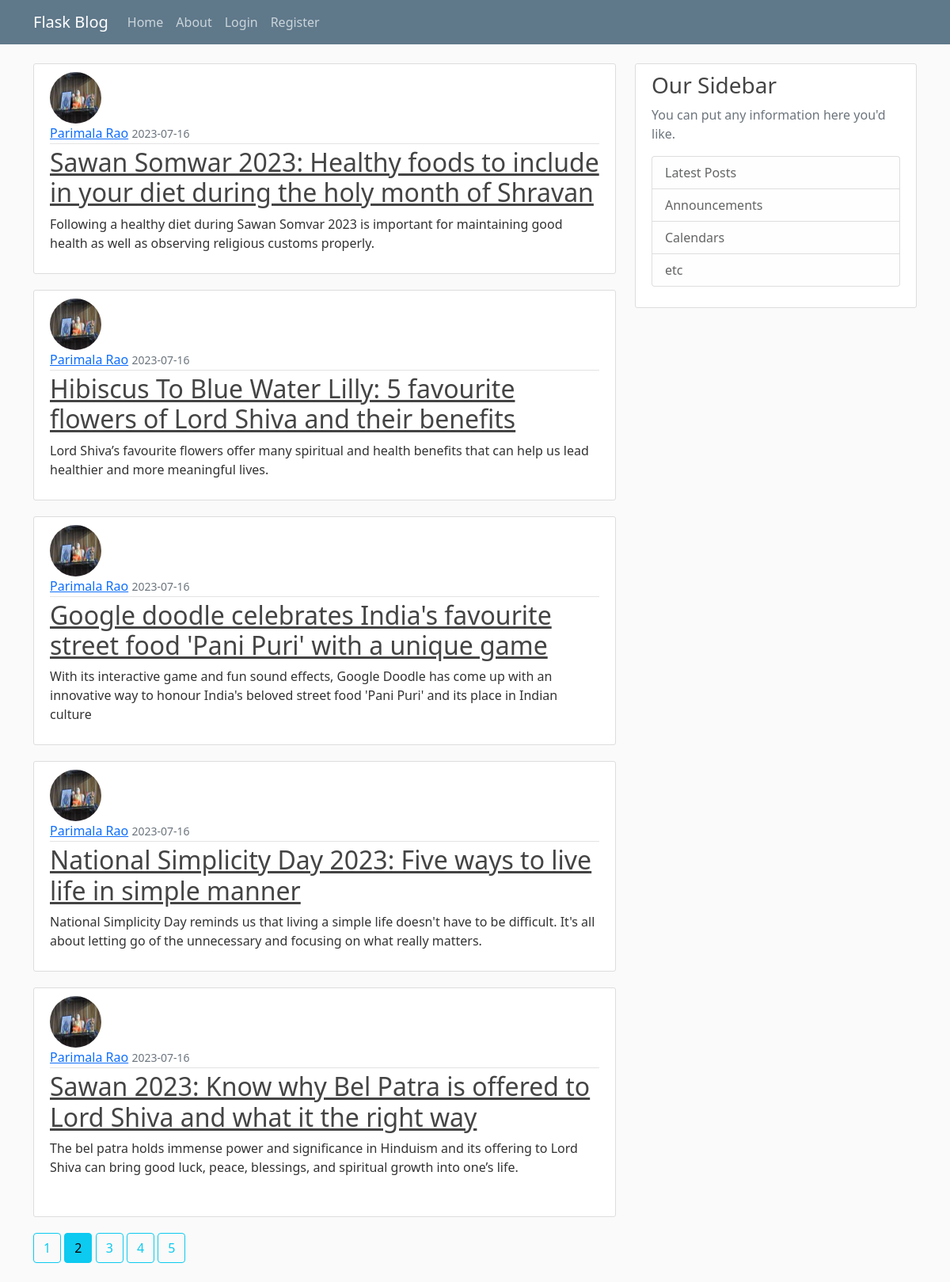
The page /home?page=2 on the database its author committed.
### flaskblog/models.py (models this page shows, shortened)
class Post(db.Model):
    id = db.Column(db.Integer, primary_key=True)
    title = db.Column(db.String(100), nullable=False)
    date_posted = db.Column(db.DateTime, nullable=False, default=datetime.utcnow)
    content = db.Column(db.Text, nullable=False)
    user_id = db.Column(db.Integer, db.ForeignKey('user.id'), nullable=False)

class User(db.Model, UserMixin):
    id = db.Column(db.Integer, primary_key=True)
    username = db.Column(db.String(20), unique=True, nullable=False)
    email = db.Column(db.String(120), unique=True, nullable=False)
    image_file = db.Column(db.String(20), nullable=False, default='default.jpg')
    password = db.Column(db.String(60), nullable=False)
    posts = db.relationship('Post', backref='author', lazy=True)

### flaskblog/main/routes.py (the view)
@main.route("/")
@main.route("/home")
def home():
    page = request.args.get('page', 1, type=int)
    posts = Post.query.order_by(Post.date_posted.desc()).paginate(page=page, per_page=5)
    return render_template('home.html', posts=posts)

### flaskblog/templates/home.html
{% extends "layout.html" %}
{% block content %}
    {% for post in posts.items %}
        <article class="media content-section">
          <img class="rounded-circle article-img" src="{{ url_for('static', filename='profile_pics/' + post.author.image_file) }}">
          <div class="media-body">
            <div class="article-metadata">
              <a class="mr-2" href="{{ url_for('users.user_posts', username=post.author.username) }}">{{ post.author.username }}</a>
              <small class="text-muted">{{ post.date_posted.strftime('%Y-%m-%d') }}</small>
            </div>
            <h2><a class="article-title" href="{{ url_for('posts.post', post_id=post.id) }}">{{ post.title }}</a></h2>
            <p class="article-content">{{ post.content }}</p>
          </div>
        </article>
    {% endfor %}
    {% for page_num in posts.iter_pages(left_edge=1, right_edge=1, left_current=1, right_current=2) %}
      {% if page_num %}
        {% if posts.page == page_num %}
          <a class="btn btn-info mb-4" href="{{ url_for('main.home', page=page_num) }}">{{ page_num }}</a>
        {% else %}
          <a class="btn btn-outline-info mb-4" href="{{ url_for('main.home', page=page_num) }}">{{ page_num }}</a>
        {% endif %}
      {% else %}
        ...
      {% endif %}
    {% endfor %}
{% endblock content %}

### flaskblog/static/main.css (style rules this page uses)
body { background: #fafafa; color: #333333; margin-top: 5rem; }
h1, h2, h3, h4, h5, h6 { color: #444444; }
.content-section { background: #ffffff; padding: 10px 20px; border: 1px solid #dddddd; border-radius: 3px; margin-bottom: 20px; }
.article-title { color: #444444; }
.article-content { white-space: pre-line; }
.article-img { height: 65px; width: 65px; margin-right: 16px; }
.article-metadata { padding-bottom: 1px; margin-bottom: 4px; border-bottom: 1px solid #e3e3e3 }

### rows shown on the page
Post: image_file (picture), author.username "Parimala Rao", date_posted "2023-07-16", title "Sawan Somwar 2023: Healthy foods to include in your diet during the holy month of Shravan", content "Following a healthy diet during Sawan Somvar 2023 is important for maintaining good health as well as observing religious customs properly."
Post: image_file (picture), author.username "Parimala Rao", date_posted "2023-07-16", title "Hibiscus To Blue Water Lilly: 5 favourite flowers of Lord Shiva and their benefits", content "Lord Shiva’s favourite flowers offer many spiritual and health benefits that can help us lead healthier and more meaningful lives."
Post: image_file (picture), author.username "Parimala Rao", date_posted "2023-07-16", title "Google doodle celebrates India's favourite street food 'Pani Puri' with a unique game", content "With its interactive game and fun sound effects, Google Doodle has come up with an innovative way to honour India's beloved street food 'Pani Puri' and its place in Indian culture"
Post: image_file (picture), author.username "Parimala Rao", date_posted "2023-07-16", title "National Simplicity Day 2023: Five ways to live life in simple manner", content "National Simplicity Day reminds us that living a simple life doesn't have to be difficult. It's all about letting go of the unnecessary and focusing on what really matters."
Post: image_file (picture), author.username "Parimala Rao", date_posted "2023-07-16", title "Sawan 2023: Know why Bel Patra is offered to Lord Shiva and what it the right way", content "The bel patra holds immense power and significance in Hinduism and its offering to Lord Shiva can bring good luck, peace, blessings, and spiritual growth into one’s life."

### other values the page prints
{{ page_num }} "1" "3" "4" "5"
{{ page_num }} "2"
